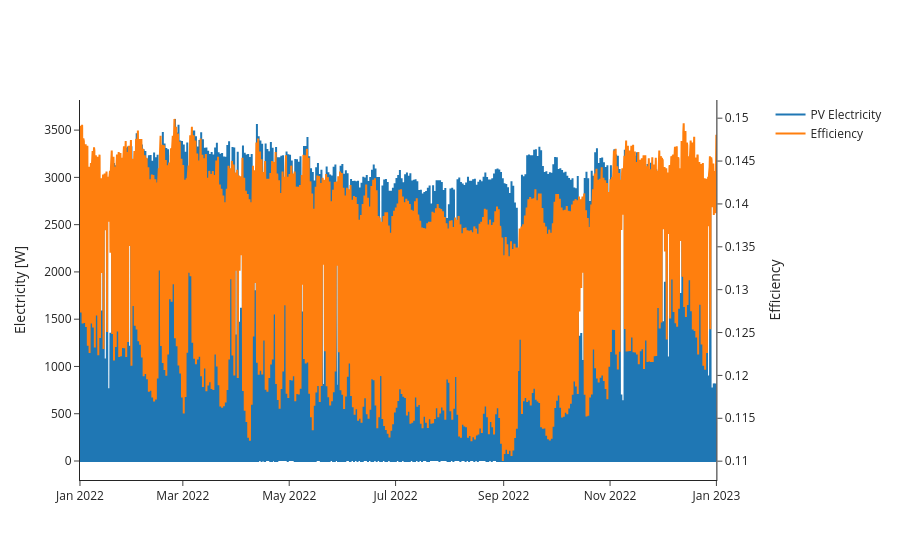

Here is the notebook cell this chart was saved with:
### Code cell
from plotly.subplots import make_subplots
import plotly.graph_objects as go

fig = make_subplots(specs=[[{"secondary_y": True}]])
fig.add_traces(go.Scatter(x=df["Datetime"], y=df["PV_W_e"], name="PV Electricity"))
fig.update_traces(name="PV Electricity", showlegend=True)
fig.add_trace(go.Scatter(x=df["Datetime"], y=df["PV_n"], name="Efficiency"), secondary_y=True)
fig.update_layout(
    yaxis_title="Electricity [W]",
    yaxis2_title="Efficiency",
)

fig.show("vscode")

### Figure 1 — Plotly figure (JSON) as saved in the notebook; plotly's stock layout.template omitted (floating-point values rounded to 4 significant figures; data arrays with more than 128 entries replaced by an {"elided": "..."} marker saying what was removed)
{"data": [{"name": "PV Electricity", "showlegend": true, "type": "scatter", "x": {"elided": "8760 str values"}, "y": {"elided": "8760 float values"}}, {"name": "Efficiency", "type": "scatter", "x": {"elided": "8760 str values"}, "xaxis": "x", "y": {"elided": "8760 float values"}, "yaxis": "y2"}], "layout": {"xaxis": {"anchor": "y", "domain": [0, 0.94]}, "yaxis": {"anchor": "x", "domain": [0, 1], "title": {"text": "Electricity [W]"}}, "yaxis2": {"anchor": "x", "overlaying": "y", "side": "right", "title": {"text": "Efficiency"}}}}
